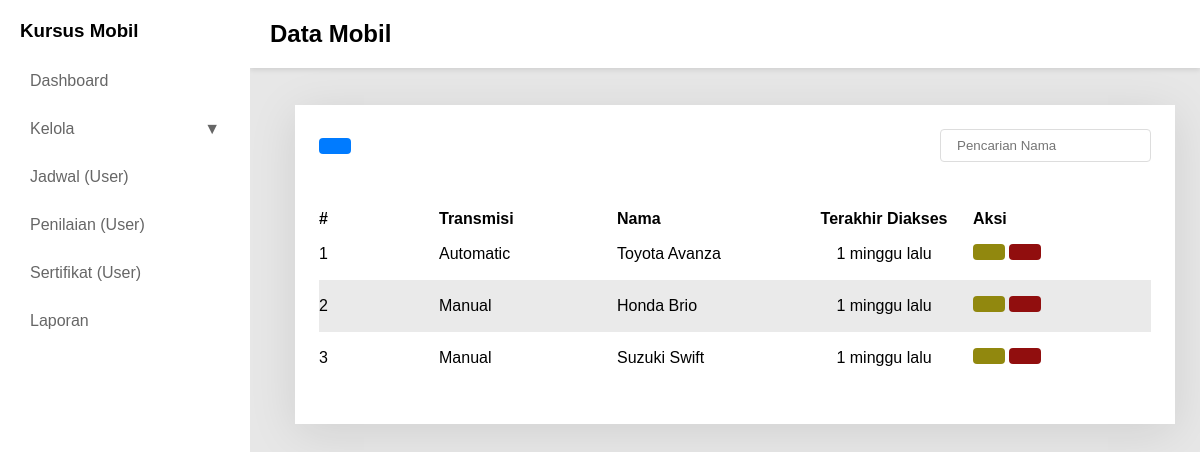
/cars/index.php, run on the app's committed database.
### tables this page shows
CREATE TABLE cars (
    id INT AUTO_INCREMENT PRIMARY KEY,
    name VARCHAR(50) NOT NULL,
    transmission ENUM('manual', "automatic") NOT NULL,
    created_at TIMESTAMP DEFAULT CURRENT_TIMESTAMP
);

### components/time_ago.php (called while the page is built, shortened)
<?php
function timeAgo(string $datetime): string {
    $timestamp = strtotime($datetime);
    $diff = time() - $timestamp;
    $units = [
        31536000 => 'tahun',
        2592000  => 'bulan',
        604800   => 'minggu',
        86400    => 'hari',
        3600     => 'jam',
        60       => 'menit',
        1        => 'detik'
    ];
    foreach ($units as $seconds => $label) {
        $value = floor($diff / $seconds);
        if ($value >= 1) {
            return "$value $label lalu";
        }
    }
    return 'baru saja';
}

### cars/index.php (the view, shortened to what this page needs)
<!DOCTYPE html>
<html lang="en">
<head>
  <link rel="stylesheet" href="../assets/css/style.css" />
</head>
<body>
  <div class="content">
    <div class="content-body">
      <div class="container">
        <div action="" class="inputBx">
          <button class="btn primary" onclick="openModal('createModal')"><ion-icon name="add"></ion-icon></button>
          <input type="text" id="searchInput" placeholder="Pencarian Nama">
        </div>
        <div class="dataTable">
          <table id="dataTable">
            <thead>
              <tr>
                <th width="120">#</th>
                <th>Transmisi</th>
                <th>Nama</th>
                <th style="text-align: center;">Terakhir Diakses</th>
                <th>Aksi</th>
              </tr>
            </thead>
            <?php
            include_once("../database/connect.php");
            $Cars = mysqli_query($connect, "SELECT * FROM Cars ORDER BY created_at DESC");
            ?>
            <tbody>
              <?php while ($car = mysqli_fetch_object($Cars)): ?>
                <tr>
                  <td><?= $car->id ?></td>
                  <td style="text-transform: capitalize"><?= $car->transmission ?></td>
                  <td><?= $car->name ?></td>
                  <td style="text-align: center;"><?= timeAgo($car->created_at) ?></td>
                  <td>
                    <a href="?edit=<?= $car->id ?>" class="btn warning"><ion-icon name="create-outline"></ion-icon></a>
                    <a href="?delete=<?= $car->id ?>" class="btn danger" onclick="return confirm('Yakin hapus?')"><ion-icon name="trash-bin-outline"></ion-icon></a>
                  </td>
                </tr>
              <?php endwhile ?>
            </tbody>
          </table>
        </div>
      </div>
    </div>
  </div>
</body>
</html>

### assets/css/style.css (style rules this page uses)
* { margin: 0; padding: 0; box-sizing: border-box; font-family: "Inter Tight", sans-serif; }
a { display: inline-block; text-decoration: none; }
button { outline: none; border: none; display: flex; align-items: center; }
body { display: flex; flex-direction: row; background: #e7e7e7; }
.content { position: relative; margin-left: 270px; padding: 25px; width: calc(100% - 270px); transition: margin-left 0.3s; }
.content-body { margin-top: 80px; background: #fff; padding: 24px; box-shadow: 0px 8px 45px rgba(0, 0, 0, 0.1); }
.inputBx { width: 100%; display: flex; justify-content: space-between; align-items: center; margin-bottom: 48px; }
.btn { padding: 8px 16px; border-radius: 4px; transition: 0.5s; }
.primary { background: #007bff; color: #fff; }
.warning { background: #91880e; color: #fff; }
.danger { background: #910e0e; color: #fff; }
input { border: 1px solid #ddd; outline: none; padding: 8px 16px; border-radius: 4px; }
.dataTable { display: flex; }
table { width: 100%; border-collapse: collapse; table-layout: fixed; }
tr { text-align: left; }
td { padding: 16px 0; }
thead { padding: 16px; }
tr:nth-child(even) { background: #eaeaea; }
.dataTable { margin: 16px 0; position: relative; width: 100%; border-radius: 8px; }

### data on the page
cars: id "1", transmission "Automatic", name "Toyota Avanza", created_at "1 minggu lalu"
cars: id "2", transmission "Manual", name "Honda Brio", created_at "1 minggu lalu"
cars: id "3", transmission "Manual", name "Suzuki Swift", created_at "1 minggu lalu"

### other printed values
$title "Data Mobil"
